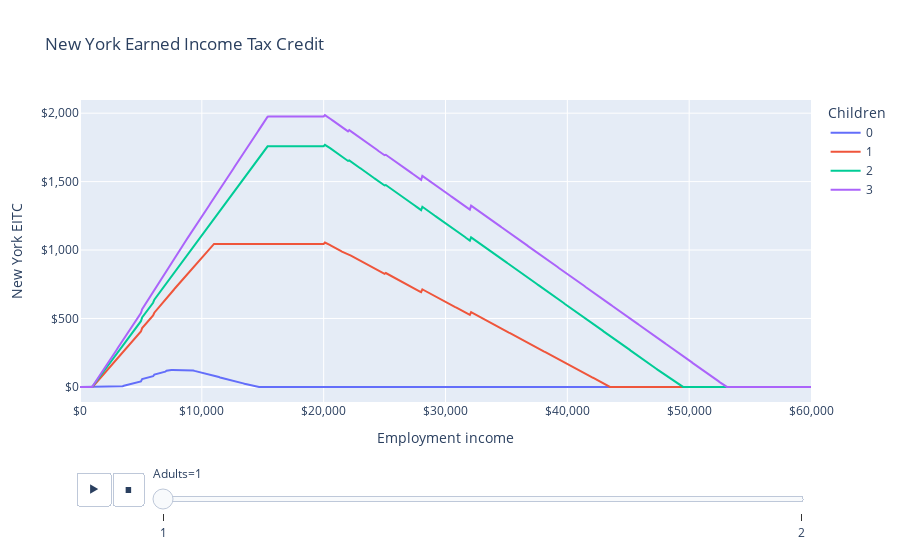

Notebook cell for this chart:
### Markdown cell above
# New York EITC

The New York EITC equals 30 percent of the federal EITC, minus the New York household credit.

## Examples

The New York EITC provided up to \$2,000 in 2021, for a joint filer with three children and earnings between about \$25,200 and \$26,100.
It is not smooth because it subtracts the New York household credit, which falls with income in a stepped manner.

### Code cell
from openfisca_us import IndividualSim
import pandas as pd
import plotly.express as px


def make_eitc(adults, children):
    sim = IndividualSim(year=2021)
    sim.add_person(name="head", age=25)
    members = ["head"]
    if adults == 2:
        sim.add_person(name="spouse")
        members += ["spouse"]
    for i in range(children):
        child = "child{}".format(i)
        sim.add_person(name=child, age=6)
        members += [child]
    sim.add_tax_unit(name="tax_unit", members=members)
    sim.add_spm_unit(name="spm_unit", members=members)
    sim.add_household(name="household", members=members, state_code="NY")
    sim.vary("employment_income", max=60_000, step=100)
    return pd.DataFrame(
        dict(
            employment_income=sim.calc("employment_income")[0],
            ny_eitc=sim.calc("ny_eitc")[0].round(),
            mtr=-sim.deriv(
                "ny_eitc", "employment_income", wrt_target="head"
            ),
            adults=adults,
            children=children,
        )
    )


# Make a table of EITCs for different numbers of adults and children.
l = []
for adults in range(1, 3):
    for children in range(0, 4):
        l.append(make_eitc(adults, children))

df = pd.concat(l)

LABELS = dict(
    employment_income="Employment income",
    mtr="Marginal tax rate of NY EITC",
    adults="Adults",
    children="Children",
    ny_eitc="New York EITC",
)

fig = px.line(
    df,
    "employment_income",
    "ny_eitc",
    color="children",
    animation_frame="adults",
    labels=LABELS,
    title="New York Earned Income Tax Credit",
)
fig.update_layout(xaxis_tickformat="$,", yaxis_tickformat="$,")
fig.show()

### Figure 1 — Plotly figure (JSON) as saved in the notebook; plotly's stock layout.template omitted (floating-point values rounded to 4 significant figures; data arrays with more than 128 entries replaced by an {"elided": "..."} marker saying what was removed)
{"data": [{"hovertemplate": "Children=0<br>Adults=1<br>Employment income=%{x}<br>New York EITC=%{y}<extra></extra>", "legendgroup": "0", "line": {"color": "#636efa", "dash": "solid"}, "marker": {"symbol": "circle"}, "mode": "lines", "name": "0", "orientation": "v", "showlegend": true, "type": "scatter", "x": {"elided": "601 int values"}, "xaxis": "x", "y": {"elided": "601 int values"}, "yaxis": "y"}, {"hovertemplate": "Children=1<br>Adults=1<br>Employment income=%{x}<br>New York EITC=%{y}<extra></extra>", "legendgroup": "1", "line": {"color": "#EF553B", "dash": "solid"}, "marker": {"symbol": "circle"}, "mode": "lines", "name": "1", "orientation": "v", "showlegend": true, "type": "scatter", "x": {"elided": "601 int values"}, "xaxis": "x", "y": {"elided": "601 int values"}, "yaxis": "y"}, {"hovertemplate": "Children=2<br>Adults=1<br>Employment income=%{x}<br>New York EITC=%{y}<extra></extra>", "legendgroup": "2", "line": {"color": "#00cc96", "dash": "solid"}, "marker": {"symbol": "circle"}, "mode": "lines", "name": "2", "orientation": "v", "showlegend": true, "type": "scatter", "x": {"elided": "601 int values"}, "xaxis": "x", "y": {"elided": "601 int values"}, "yaxis": "y"}, {"hovertemplate": "Children=3<br>Adults=1<br>Employment income=%{x}<br>New York EITC=%{y}<extra></extra>", "legendgroup": "3", "line": {"color": "#ab63fa", "dash": "solid"}, "marker": {"symbol": "circle"}, "mode": "lines", "name": "3", "orientation": "v", "showlegend": true, "type": "scatter", "x": {"elided": "601 int values"}, "xaxis": "x", "y": {"elided": "601 int values"}, "yaxis": "y"}], "layout": {"legend": {"title": {"text": "Children"}, "tracegroupgap": 0}, "sliders": [{"active": 0, "currentvalue": {"prefix": "Adults="}, "len": 0.9, "pad": {"b": 10, "t": 60}, "steps": [{"args": [["1"], {"frame": {"duration": 0, "redraw": false}, "fromcurrent": true, "mode": "immediate", "transition": {"duration": 0, "easing": "linear"}}], "label": "1", "method": "animate"}, {"args": [["2"], {"frame": {"duration": 0, "redraw": false}, "fromcurrent": true, "mode": "immediate", "transition": {"duration": 0, "easing": "linear"}}], "label": "2", "method": "animate"}], "x": 0.1, "xanchor": "left", "y": 0, "yanchor": "top"}], "title": {"text": "New York Earned Income Tax Credit"}, "updatemenus": [{"buttons": [{"args": [null, {"frame": {"duration": 500, "redraw": false}, "fromcurrent": true, "mode": "immediate", "transition": {"duration": 500, "easing": "linear"}}], "label": "&#9654;", "method": "animate"}, {"args": [[null], {"frame": {"duration": 0, "redraw": false}, "fromcurrent": true, "mode": "immediate", "transition": {"duration": 0, "easing": "linear"}}], "label": "&#9724;", "method": "animate"}], "direction": "left", "pad": {"r": 10, "t": 70}, "showactive": false, "type": "buttons", "x": 0.1, "xanchor": "right", "y": 0, "yanchor": "top"}], "xaxis": {"anchor": "y", "domain": [0, 1], "tickformat": "$,", "title": {"text": "Employment income"}}, "yaxis": {"anchor": "x", "domain": [0, 1], "tickformat": "$,", "title": {"text": "New York EITC"}}}}
